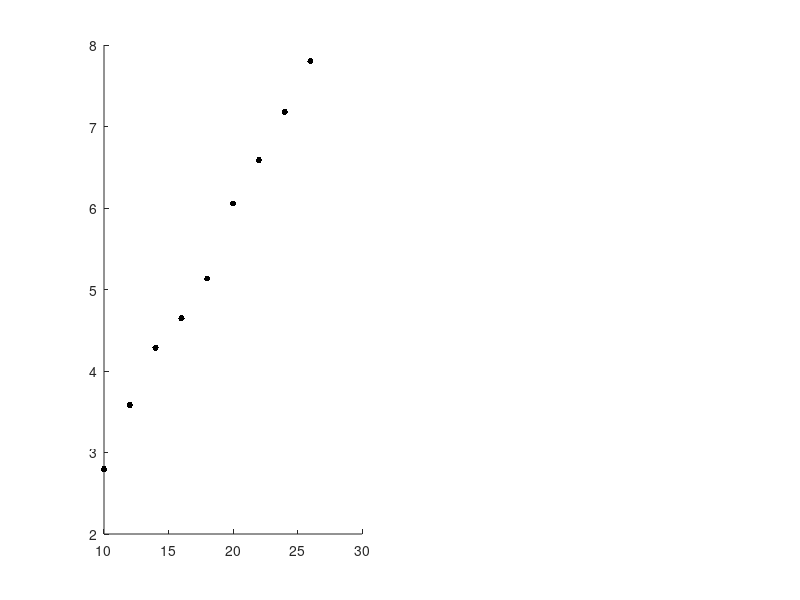

MATLAB code for this plot: (Note: this script raises an error after producing the figure.)
u =(10:2:26);
i =[0.065 0.081 0.099 0.117 0.137 0.156 0.177 0.200 0.220];
v1=[2.795 3.582 4.286 4.648 5.133 6.056 6.587 7.180 7.803];
r=0.5*103.84*10^(-3);
s=pi*r*r;
rho=1.185;
p0=u.*i
p1=0.5.*rho.*s.*(v1.^3)
ita=p1./p0

subplot(1, 2, 1);
uv=scatter(u, v1, 200, 'k', '.');
dddd=(0:0.22:1.76)-0.3;
text(u-dddd, v1+0.12, arrayfun(@(x)sprintf("%.3f", x), v1), 'fontname', 'latin modern math', 'fontsize', 12)

hold on;
xlim([10, 26])
xticks(u)
set(gca, 'FontName', 'Latin Modern Math', 'FontSize', 15);
xlabel('\fontname{Songti SC}输入电压 \fontname{Latin Modern Math}U/V');
ylabel('\fontname{Songti SC}风速 \fontname{Latin Modern Math}V_1/(m/s)');
box on;
M=[u' ones(9,1)];
k=M\(v1');
v1pre=(M*k)';

plot(u, v1pre, '-k', 'LineWidth', 2);

subplot(1, 2, 2);
plot(v1, ita, '.-k', 'LineWidth', 2, 'MarkerSize', 15);
set(gca, 'FontName', 'Latin Modern Math', 'FontSize', 15);
xlabel('\fontname{Songti SC}风速 \fontname{Latin Modern Math}V_1/(m/s)');
ylabel('\fontname{Songti SC}转换效率 \fontname{Latin Modern Math}\eta');
dddd=(0:0.22:1.76)-0.3;
text(u, ita, arrayfun(@(x)sprintf("%.3f", x), ita), 'fontname', 'latin modern math', 'fontsize', 12)




% r=(400:200:2000);
% u1=[2.40,3.20,3.85,4.10,4.42,4.67,4.88,5.02,5.25];
% u2=[5.12,6.30,7.20,8.01,8.30,8.71,8.96,9.15,9.20];
% p1=u1.^2./r
% p2=u2.^2./r
%
% plot(r, p1, '.--k', 'LineWidth', 2, 'MarkerSize', 15);
% hold on;
% plot(r, p2, '.-k', 'LineWidth', 2, 'MarkerSize', 15);
% set(gca, 'FontName', 'Latin Modern Math', 'FontSize', 15);
%
% xlim([400, 2000])
% xticks(r)
%
% legend(["\fontname{Songti SC}风机电压 \fontname{Latin Modern Math}16V; \fontname{Songti SC}风速 \fontname{Latin Modern Math}4.648m/s", "\fontname{Songti SC}风机电压 \fontname{Latin Modern Math}24V; \fontname{Songti SC}风速 \fontname{Latin Modern Math}7.180m/s"],...
%     'FontSize', 18);
% xlabel('\fontname{Songti SC}负载电阻 \fontname{Latin Modern Math}R/\Omega');
% ylabel('\fontname{Songti SC}输出功率 \fontname{Latin Modern Math}P/W');
% dddd=(0:13:104)-8;
% text(r-dddd, p1+0.001, arrayfun(@(x)sprintf("%.4f", x), p1), 'fontname', 'latin modern math', 'fontsize', 12)
% text(r-dddd, p2-0.001, arrayfun(@(x)sprintf("%.4f", x), p2), 'fontname', 'latin modern math', 'fontsize', 12);
